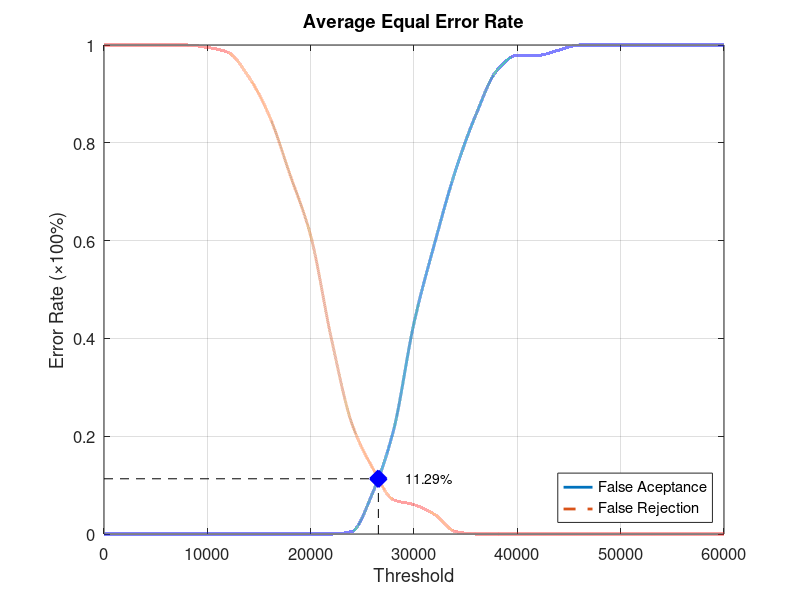
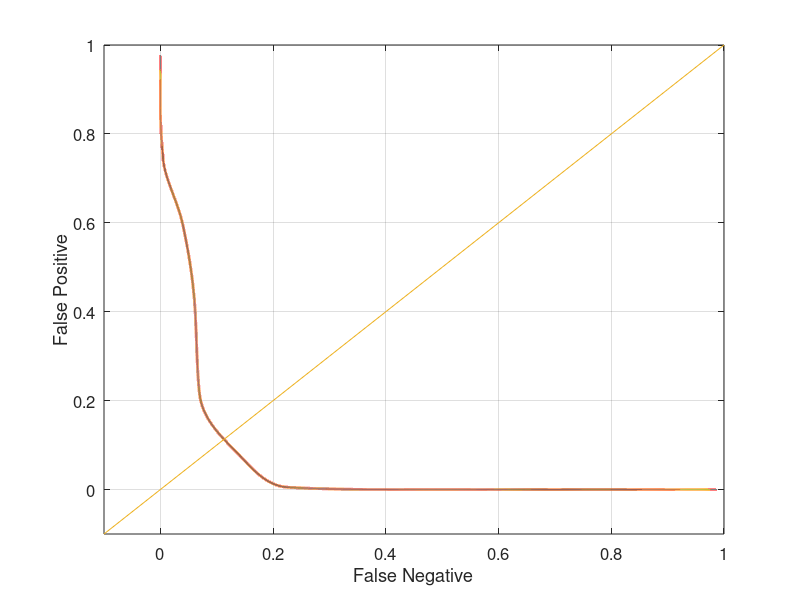

MATLAB code to generate these figures, in order:
function yEER = Database1_2
close all;
clear;
clc;
x = 0:2000:60000;
xq = 0:0.5:60000;

y0 = [0 0 0 0 0 0 0 0 0 0 0 0 0.00526316 0.0842105 0.210526 0.431579 0.594737 0.742105 0.857895 0.947368 0.978947 0.978947 0.989474 1 1 1 1 1 1 1 1];
yy0 = interp1(x, y0, xq, 'pchip');
y1 = [1 1 1 1 1 0.995 0.985 0.935 0.855 0.735 0.61 0.4 0.225 0.135 0.07 0.06 0.04 0.005 0 0 0 0 0 0 0 0 0 0 0 0 0];
yy1 = interp1(x, y1, xq, 'pchip');

% Calculating EER: 
y2 = abs(y0 - y1);
find(y2 == min(y2))
yy2 = abs(yy0 - yy1);
xEER = find(yy2 == min(yy2));
xEERIndex = xq(xEER) % X-axis EER
yEER = yy0(xEER) % Y-axis EER

main = figure
plot(xq, yy0,'-','LineWidth', 2);	hold on
plot(xq, yy1,'--','LineWidth', 2);	hold on
plot([xEERIndex xEERIndex], [0 yEER], 'k--');	hold on
plot([0 xEERIndex], [yEER yEER], 'k--');	hold on
plot(xEERIndex, yEER, 'bx', 'LineWidth', 10);	hold on
text(xEERIndex + 10 * xEERIndex / 100, yEER, [num2str(round((10000 * yEER)) / 100) '%'])
legend('False Aceptance', 'False Rejection', 'Location', 'SouthEast')
xlabel('Threshold')
ylabel('Error Rate (\times100%)')
title('Average Equal Error Rate')
set(gca, 'FontSize', 12)
axis([0 60000 0 1])
grid on

print(main, 'Database1_2Main', '-dpng');
FNRxFPR = figure('Color', [1 1 1]);
plot(yy1, yy0, '-', yy1, yy0, 'LineWidth', 2);
hold on
y = -0.1:0.1:1
plot(y, y); 
set(gca, 'FontSize', 12)
xlabel('False Negative')
ylabel('False Positive')
axis([-0.1 1 -0.1 1])
set(gca, 'FontSize', 12)
grid on

print(FNRxFPR, 'Database1_2FNRxFPR','-dpng');
end
